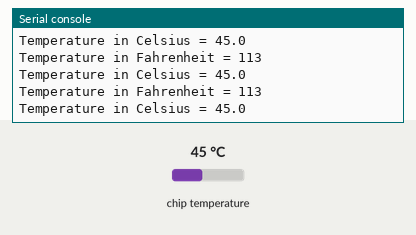
Recording of a program running on a simulated ESP32 board running MicroPython. Parts: the last lines printed to the serial console. The inputs (shaded band) are chosen by the test bench; at power-on: chip temperature 45 °C.

Above: at 1.2 s.
1.3 s: chip temperature set to 21 °C
At 1.9 s:
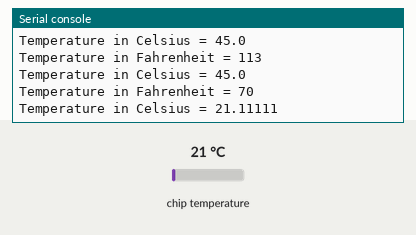
2.8 s: chip temperature set to 35 °C
At 3.4 s:
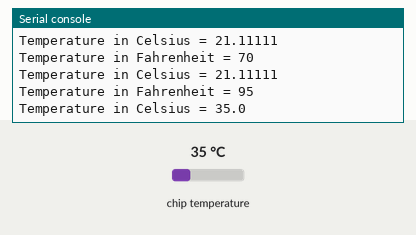
Timing chart, 0 to 5.8 s (numbered marks = the images above; inputs shaded):
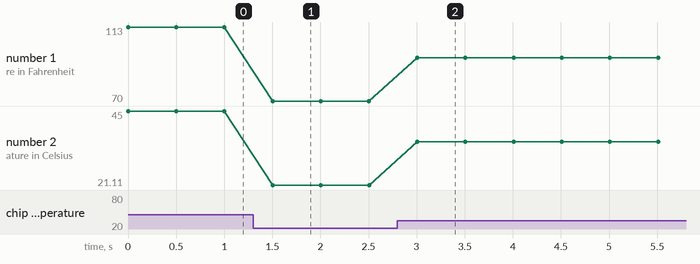

The program:

esp_temp.py
```python
# This program will run only on ESP32 boards. This program reads the internal temperature sensor readings on the ESP32.

import esp32
import time
for i in range(50):
    F = esp32.raw_temperature()
    print("Temperature in Fahrenheit =",F)
    C = (F-32) * (5/9)
    print("Temperature in Celsius =",C)
    time.sleep(0.5)
```

Measured:
- after the input at 1.3 s, the serial console: prints a new line after 0.20 s (image 1)
- after the input at 2.8 s, the serial console: prints a new line after 0.21 s (image 2)
- plotted number 1: 113 → 70 after the input at 1.3 s, 70 → 95 after the input at 2.8 s
- plotted number 2: 45 → 21.11 after the input at 1.3 s, 21.11 → 35 after the input at 2.8 s
